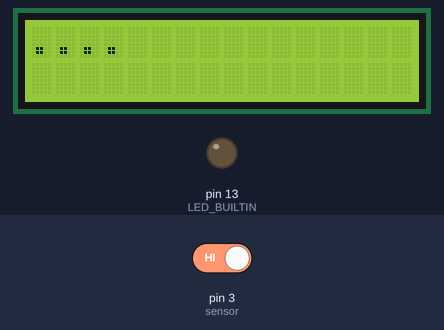
Bench run of a sketch on a simulated Arduino Uno, built with avr-gcc and run on an emulated ATmega328P. Shown: 16×2 character LCD, output pins drawn as LEDs (lit = HIGH). Inputs (shaded band) come from the test bench; at power-on: pin 3 (sensor) HIGH.

Above: at 1.2 s.
1.3 s: pin 3 (sensor) driven LOW
At 2.0 s:
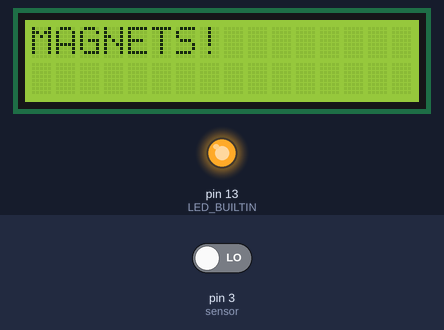
2.8 s: pin 3 (sensor) driven HIGH
At 3.3 s:
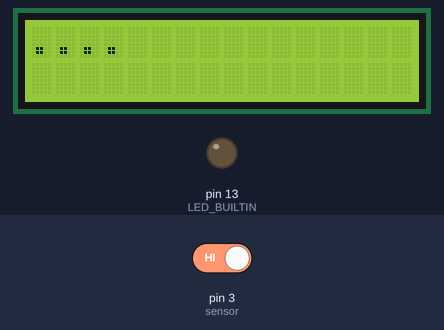
Timing chart, 0 to 5.8 s (numbered marks = the images above; inputs shaded):
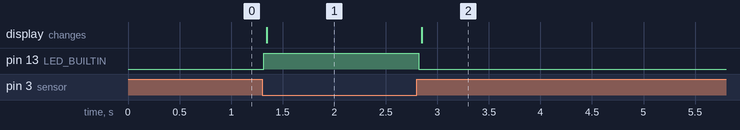

The sketch:

sensor_magnetic_hall_LCD.ino
```cpp
#include <LiquidCrystal.h>
LiquidCrystal lcd(12, 11, 10, 9, 8, 7);

// defines pins numbers
const int sensor = 3;
int val;
int result;

void setup() {
  lcd.begin(16, 2); // set up the LCD's number of columns and rows:
  pinMode(sensor, INPUT);
  pinMode(LED_BUILTIN, OUTPUT);
  Serial.begin(9600); // Starts the serial communication
}

void loop() {
  lcd.clear();
  lcd.setCursor(0, 0);

  val = digitalRead(sensor); //Read the sensor
  if(val == LOW) //when magnetic field is detected, turn led on
  {
    lcd.print("MAGNETS!");
    digitalWrite(LED_BUILTIN, HIGH);
  }
  else
  {
    lcd.print("....");
    digitalWrite(LED_BUILTIN, LOW);
  }

  delay(30);
}
```

Measured:
- after the input at 1.3 s, pin 13 (LED_BUILTIN): LOW → HIGH at once; the display: changes after 0.05 s (image 1)
- after the input at 2.8 s, pin 13 (LED_BUILTIN): HIGH → LOW at once; the display: changes after 0.05 s (image 2)
